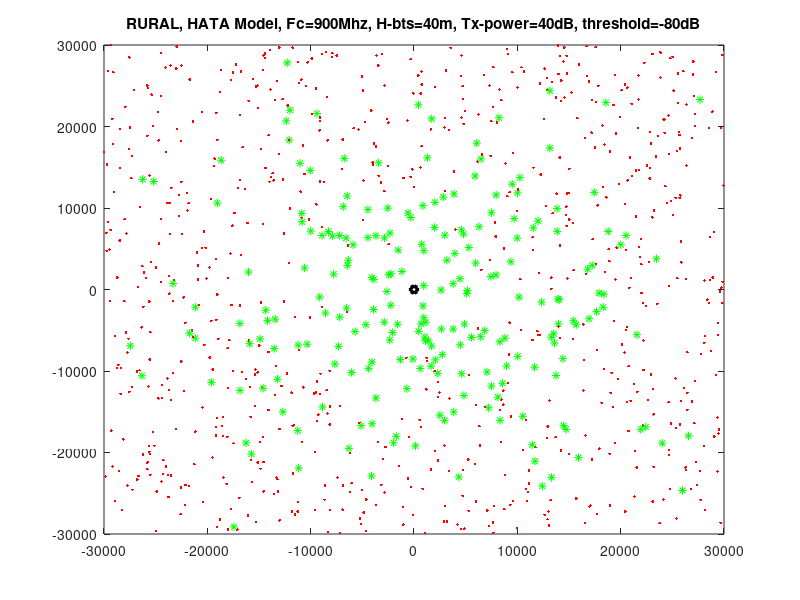
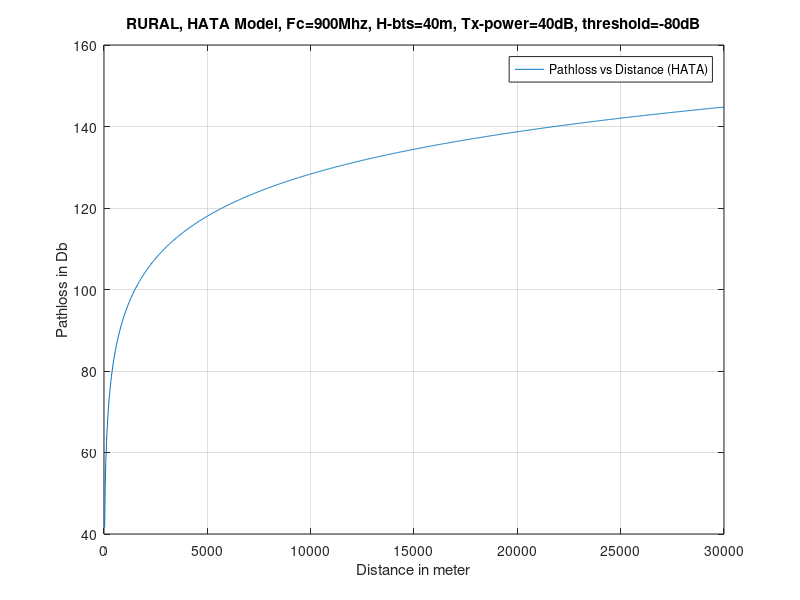
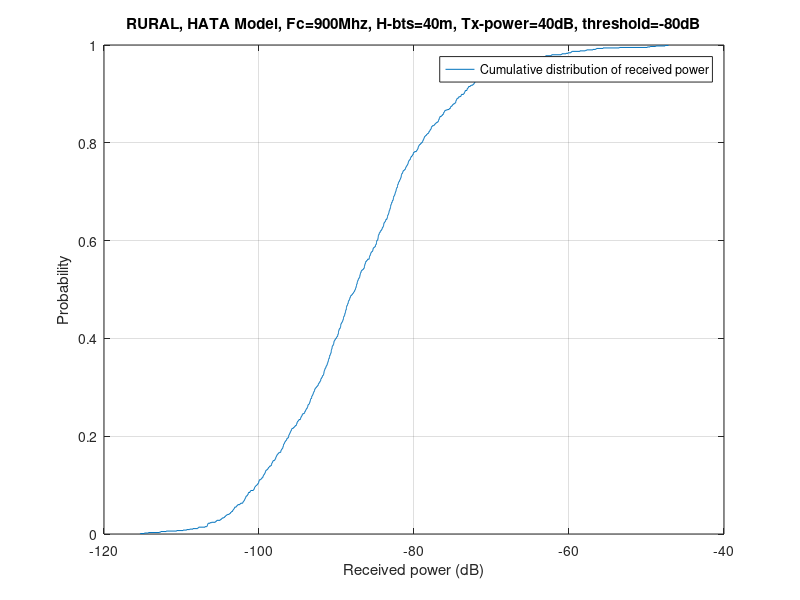

These charts were generated, in order, by the following MATLAB code: (Note: this script raises an error after producing the figures.)
clc;
clear variables;
close all;

Fc = 900; % Carrier freq (Mhz) (for LTE in Turkey: 800, 900, 1800, 2100, 2600(only indoor femtocell) 
Cell_size = 15000*2; % Macro cell (m)
H_bts = 40; % Height of BTS
H_ue = 3; % Height of user equipment
UE_number = 1000; % User equipment (phone, tablet ...) number
Threshold= -80 ; % UE connection threshold (Db)
Tx_power = 40; % BTS power (dBm)  
Tx_a_gain = 18; % Antenna gain (dBi)
Tx_c_loss = 2.5; % Antenna  cable loss (dB)
Rx_body_loss = 3; % Body loss at reviever side (dB) (User Body Loss Study for Popular Smartphones - http://ieeexplore.ieee.org/stamp/stamp.jsp?arnumber=7228963)
Tx_EiRP = Tx_power + Tx_a_gain - Tx_c_loss; % Effective isotropic radiated power (dBm)

%% Create UE positions and their distances
UE_database=zeros(UE_number,4); % Matrix for UE positions other UE related informations
UE_database(:,1) = randi([-Cell_size,Cell_size], 1, UE_number); % Create random UE position X (meter)
UE_database(:,2) = randi([-Cell_size,Cell_size], 1, UE_number); % Create random UE position Y (meter)
UE_database(:,3) = sqrt(UE_database(:,1).^2 + UE_database(:,2).^2); % Calculated distane between UE and BTS (meter)

%% Calculate recieved power by UE matrix
%Okumura-Hata Model model for open area (Developed by Masaharu Hata after Okumura) (paramaters for rural area)
ahm = (1.1*log10(Fc) - 0.7)*H_ue - 1.56*log10(Fc) - 0.8; % for small or medium-sized city (See Wikipedia : Hata Model)
A = 69.55 + 26.16*log10(Fc) - 13.82*log10(H_bts) - ahm;
B = 44.9 - 6.55*log10(H_bts);
D = 4.78*log10(Fc)^2 - 18.33*log10(Fc) + 40.94;
Pathloss_formula = A + B*log10(UE_database(:,3)/1000) - D;  %(dB) (distance in Km)
Shadowing_eff = normrnd (0,8,[UE_number,1]); % http://morse.colorado.edu/~tlen5510/text/classwebch4.html - https://www.quora.com/Wireless-Communication-How-do-we-simulate-Shadow-Fading-using-Matlab-lognrnd-0-%CF%83-or-normrnd-0-%CF%83
UE_database(:,4) = Tx_EiRP - Pathloss_formula - Shadowing_eff - Rx_body_loss ;% Recieved power by UE 

%% Draw UE positions and their status on map
Connected_users = find(UE_database(:,4) > Threshold); % Find connected UE_id numbers
figure (1);
    plot(0, 0, 'hk', 'LineWidth', 3);%BTS at center
    title(['RURAL, HATA Model, Fc=' num2str(Fc) 'Mhz, H-bts=' num2str(H_bts) 'm, Tx-power=' num2str(Tx_power) 'dB, threshold=' num2str(Threshold) 'dB'])
    hold on;
    for i=1:UE_number
        if (~isempty(find(Connected_users==i, 1))) == 0
            plot(UE_database(i,1), UE_database(i,2), '.r'); % Not Connected
            hold on;
        else
            plot(UE_database(i,1), UE_database(i,2), '*g'); % Connected
            hold on;
        end 
    end
    
%% Pathloss vs Distance graph for Cost-231 model
figure (2);
    Distance = linspace(0,Cell_size,1000); % 0-Cell_size Km, 1K sample
    plot(Distance, A + B*log10(Distance/1000) - D) % Distance in Km
    title(['RURAL, HATA Model, Fc=' num2str(Fc) 'Mhz, H-bts=' num2str(H_bts) 'm, Tx-power=' num2str(Tx_power) 'dB, threshold=' num2str(Threshold) 'dB'])
    legend('Pathloss vs Distance (HATA)')
    xlabel('Distance in meter')
    ylabel('Pathloss in Db')
    clear Distance
    grid on
    
%% Cumulative distribution of received power
    figure (3);
        ecdf(UE_database(:,4))
        title(['RURAL, HATA Model, Fc=' num2str(Fc) 'Mhz, H-bts=' num2str(H_bts) 'm, Tx-power=' num2str(Tx_power) 'dB, threshold=' num2str(Threshold) 'dB'])
        legend('Cumulative distribution of received power')
        xlabel('Received power (dB)')
        ylabel('Probability')
        grid on;
        
%% Histogram of recieved power by UE   
    figure (4);
        histogram(UE_database(:,4));
        title(['RURAL, HATA Model, Fc=' num2str(Fc) 'Mhz, H-bts=' num2str(H_bts) 'm, Tx-power=' num2str(Tx_power) 'dB, threshold=' num2str(Threshold) 'dB'])
        legend('Histogram of received power by UE');
        xlabel('Received power (dB)');
        ylabel('Count');
        grid on;
     
%% Coverage graph
Sample_size = 1000;       
Distance = linspace(0, Cell_size, Sample_size); % 0-15Km, 1K sample
Coverage = zeros(1, Sample_size);
for i=1:1000
    Pathloss_formula =  A + B*log10((Distance(i)./1000)*ones(Sample_size, 1)) - D;  % Distance in Km; (Sample_size, 1) matrix
    Shadowing_eff = normrnd (0, 8, [Sample_size, 1] ); % (Sample_size, 1) matrix
    Power = Tx_EiRP - Pathloss_formula - Shadowing_eff - Rx_body_loss ; % Recieved power by UE 
    Coverage(i) = length(find(Power > Threshold))/Sample_size; % Find connected UE number
end
clear Power Pathloss_formula Shadowing_eff Sample_size
figure (5);
    plot (Distance, smooth(Coverage)); % Moving average smooting
    axis([-inf +inf 0 1]); % fix y axis between 0 and 1
    title(['RURAL, HATA Model, Fc=' num2str(Fc) 'Mhz, H-bts=' num2str(H_bts) 'm, Tx-power=' num2str(Tx_power) 'dB, threshold=' num2str(Threshold) 'dB'])
    legend('Coverage probability vs Distance');
    xlabel('Distance (m)');
    ylabel('Probability');
    grid on;